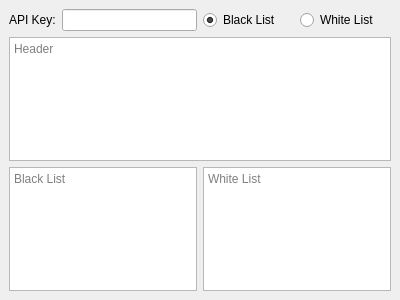
<?xml version="1.0" encoding="UTF-8"?>
<ui version="4.0">
 <class>AgentAI_View</class>
 <widget class="QMainWindow" name="AgentAI_View">
  <property name="geometry">
   <rect>
    <x>0</x>
    <y>0</y>
    <width>400</width>
    <height>300</height>
   </rect>
  </property>
  <property name="windowTitle">
   <string>Artificial Intelligence</string>
  </property>
  <widget class="QWidget" name="centralwidget">
   <layout class="QGridLayout" name="gridLayout">
    <item row="4" column="1">
     <widget class="QTextEdit" name="textEdit">
      <property name="placeholderText">
       <string>White List</string>
      </property>
     </widget>
    </item>
    <item row="0" column="0">
     <layout class="QHBoxLayout" name="horizontalLayout">
      <item>
       <widget class="QLabel" name="label">
        <property name="text">
         <string>API Key:</string>
        </property>
       </widget>
      </item>
      <item>
       <widget class="QLineEdit" name="lineEdit"/>
      </item>
     </layout>
    </item>
    <item row="4" column="0">
     <widget class="QTextEdit" name="textEdit_2">
      <property name="placeholderText">
       <string>Black List</string>
      </property>
     </widget>
    </item>
    <item row="0" column="1">
     <layout class="QHBoxLayout" name="horizontalLayout_2">
      <item>
       <widget class="QRadioButton" name="blackList_radioButton">
        <property name="text">
         <string>Black List</string>
        </property>
        <property name="checked">
         <bool>true</bool>
        </property>
       </widget>
      </item>
      <item>
       <widget class="QRadioButton" name="whiteList_radioButton">
        <property name="text">
         <string>White List</string>
        </property>
       </widget>
      </item>
     </layout>
    </item>
    <item row="3" column="0" colspan="2">
     <widget class="QTextEdit" name="header_textEdit">
      <property name="sizePolicy">
       <sizepolicy hsizetype="Expanding" vsizetype="Expanding">
        <horstretch>0</horstretch>
        <verstretch>0</verstretch>
       </sizepolicy>
      </property>
      <property name="placeholderText">
       <string>Header</string>
      </property>
     </widget>
    </item>
   </layout>
  </widget>
 </widget>
 <resources/>
 <connections/>
</ui>
